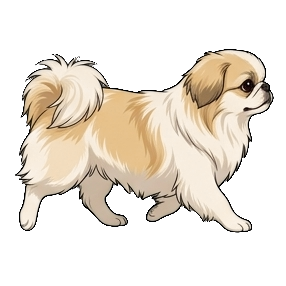
#> input picture neiro-sanpo/frames/f00.png, 286 x 286 px; its folder holds only this picture in this run
$ python normalize.py
#> lines starting #> are read from the running program, lines starting #| are printed output that depends on the picture; after the words box and inside, x2 and y2 are one past the last pixel; in counts of white or black regions, pixels touching at a corner belong together
#!/usr/bin/env python3
"""コマごとの大きさ・位置のズレを揃える

AI生成のコマは1枚ずつ微妙に大きさ・位置が違うので、そのまま並べると
アニメがガタガタする。そこで:
  1. 透明部分を除いた「犬の実体」の範囲(bbox)を取る
  2. 高さが同じになるように拡大縮小
  3. 足元(下辺)を基準に、左右中央でキャンバスに置き直す
"""
from PIL import Image
import glob, os

SRC = sorted(glob.glob(os.path.join(os.path.dirname(__file__), "frames", "f*.png")))
OUTDIR = os.path.join(os.path.dirname(__file__), "frames_norm")
os.makedirs(OUTDIR, exist_ok=True)

TARGET_H = 240          # 犬の高さをこの値に揃える
CANVAS = (420, 300)     # 出力キャンバス（余白込み）
BASELINE = 285          # 足元をキャンバスのこの高さに置く

for i, path in enumerate(SRC):
    im = Image.open(path).convert("RGBA")
#> im is the input picture: PIL image 286x286 RGBA; mean R, G, B, A 87.4, 78.3, 66.8, 100
    bbox = im.getbbox()          # 透明でない範囲
#> bbox = (15, 49, 274, 233)
    if bbox is None:
        print(f"  {os.path.basename(path)}: 中身が空 -> スキップ")
        continue
    dog = im.crop(bbox)
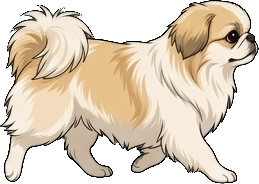
#> dog: PIL image 259x184 RGBA; mean R, G, B, A 145, 131.1, 112.7, 171.6; transparent parts drawn white
    w, h = dog.size
#> w = 259; h = 184
    scale = TARGET_H / h
#> scale = 1.3
    dog = dog.resize((max(1, round(w * scale)), TARGET_H), Image.LANCZOS)
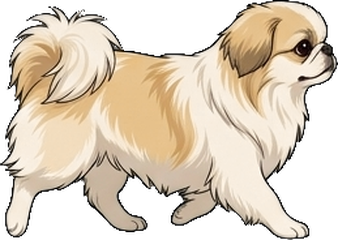
#> dog: PIL image 338x240 RGBA; mean R, G, B, A 141.5, 128.3, 110.6, 171.6; transparent parts drawn white

    canvas = Image.new("RGBA", CANVAS, (0, 0, 0, 0))
#> canvas: PIL image 420x300 RGBA; every value is 0
    x = (CANVAS[0] - dog.size[0]) // 2
#> x = 41
    y = BASELINE - dog.size[1]
#> y = 45
    canvas.paste(dog, (x, y), dog)
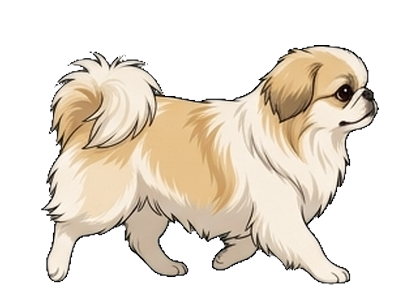
#> canvas: PIL image 420x300 RGBA; mean R, G, B, A 90.6, 82.2, 70.8, 109.6; transparent parts drawn white
    canvas.save(os.path.join(OUTDIR, f"n{i:02d}.png"))
    print(f"  {os.path.basename(path)}: bbox={bbox} 元サイズ={w}x{h} -> 幅{dog.size[0]}")
#|   f00.png: bbox=(15, 49, 274, 233) 元サイズ=259x184 -> 幅338

# --- 確認用: 12コマを並べた一覧をチェック柄の上に作る ---
files = sorted(glob.glob(os.path.join(OUTDIR, "n*.png")))
cols, rows = 4, 3
sheet = Image.new("RGB", (CANVAS[0] * cols, CANVAS[1] * rows), (255, 255, 255))
#> sheet: PIL image 1680x900 RGB; every value is 255
# チェック柄（透明部分が分かるように）
for by in range(0, sheet.size[1], 20):
    for bx in range(0, sheet.size[0], 20):
        if (bx // 20 + by // 20) % 2 == 0:
            sheet.paste((220, 220, 220), (bx, by, min(bx + 20, sheet.size[0]), min(by + 20, sheet.size[1])))
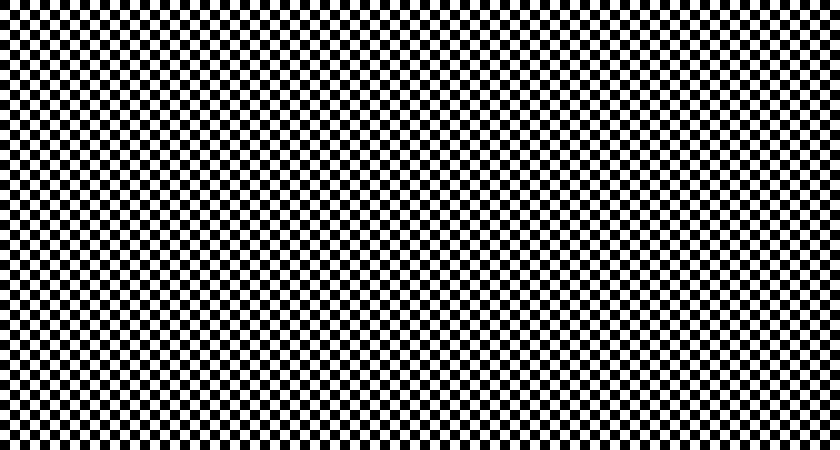
#> sheet: PIL image 1680x900 RGB (shown at 1/2 size); values 220 (black) and 255 (white), 50% white; 1 white region, box (x1, y1, x2, y2) and area: (0, 0, 1680, 900) 756000
for i, f in enumerate(files):
    im = Image.open(f).convert("RGBA")
    sheet.paste(im, ((i % cols) * CANVAS[0], (i // cols) * CANVAS[1]), im)
sheet.save(os.path.join(os.path.dirname(__file__), "check_frames.png"))
print(f">>> {len(files)}コマ整列完了 -> frames_norm/ , 確認用 check_frames.png")
